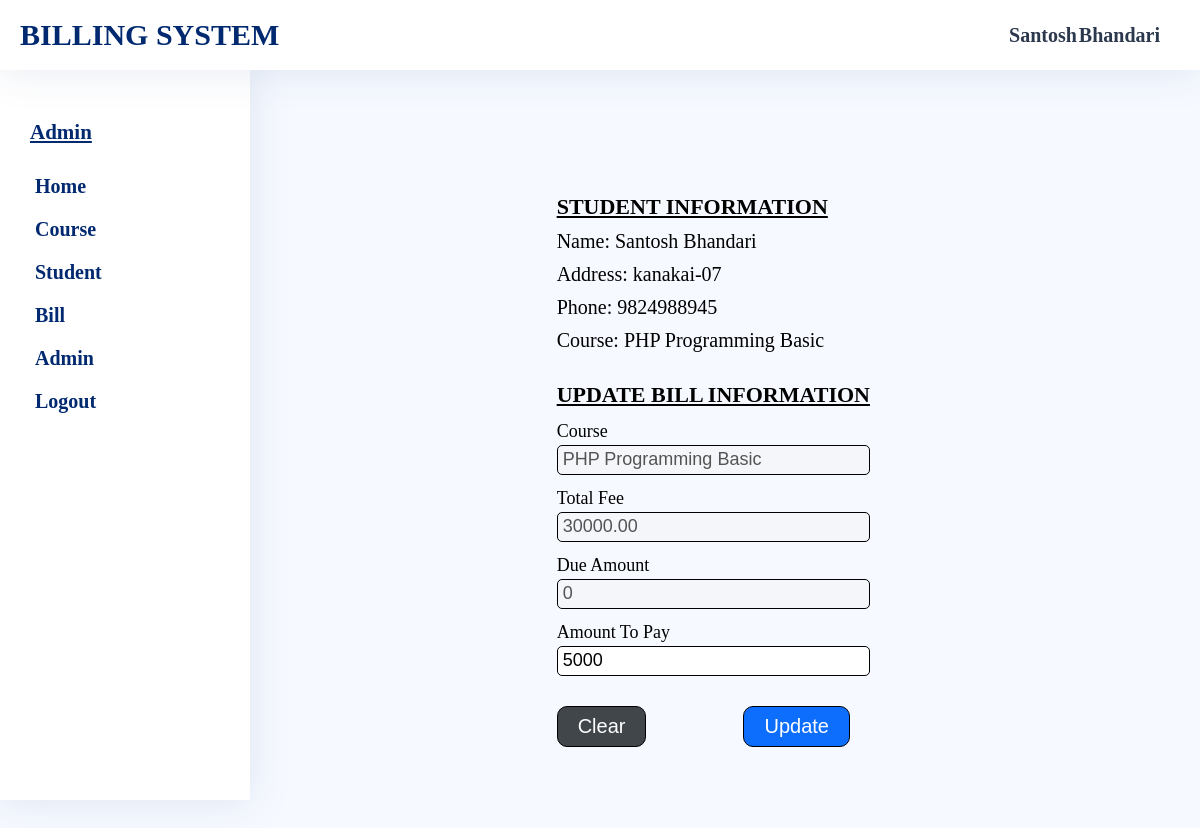
Page /admin/edit-bill.php?phone=9824988945&date=2023-10-13 10:21:50 (signed in) on the committed database.
### tables this page shows
CREATE TABLE `BillInfo` (
  `phone` varchar(15) NOT NULL,
  `cid` varchar(15) NOT NULL,
  `amount` decimal(10,2) NOT NULL,
  `tdate` datetime NOT NULL
);

CREATE TABLE `StudentInfo` (
  `phone` varchar(15) NOT NULL,
  `name` varchar(50) NOT NULL,
  `address` varchar(50) NOT NULL,
  `email` varchar(100) DEFAULT NULL,
  `gender` varchar(10) NOT NULL,
  `parentname` varchar(50) NOT NULL,
  `cid` varchar(15) NOT NULL
);

CREATE TABLE `CourseInfo` (
  `cid` varchar(15) NOT NULL,
  `cname` varchar(200) NOT NULL,
  `price` decimal(10,2) NOT NULL
);

### admin/edit-bill.php (the view, shortened to what this page needs)
<?php
    include_once "head.php";
?>
    <link rel="stylesheet" href="../assets/css/admin/common-style.css">
    <link rel="stylesheet" href="../assets/css/admin/studentbillform.css">
<?php
    include_once "sidebar.php";
?>
    <section class="main-container form-container">
        <div class="form-wrapper">
            <div class="studentinfo">
                <h3>Student Information</h3>
                <?php
                if($_SERVER['REQUEST_METHOD']=='GET'){
                    if(isset($_GET["phone"]) && isset($_GET['date'])){
                        $phone=trim($_GET["phone"]);
                        $tdate=trim($_GET['date']);
                        $read="SELECT * FROM StudentInfo,CourseInfo,BillInfo WHERE CourseInfo.cid=StudentInfo.cid AND BillInfo.phone=StudentInfo.phone AND StudentInfo.phone ='$phone' AND tdate='$tdate';";
                        if($result=$con->query($read)){
                            if($result->num_rows>0){
                                while($row=$result->fetch_assoc()){
                                    $name=$row["name"];
                                    $address=$row["address"];
                                    $phone=$row['phone'];
                                    $course=$row['cname'];
                                    $amount=$row['amount'];
                                    $courseprice=$row['price'];
                                }
                                $read="SELECT * FROM BillInfo WHERE phone='$phone';";
                                if($result=$con->query($read)){
                                    $totalpaidamount=0;
                                    if($result->num_rows>0){
                                        while($row=$result->fetch_assoc()){
                                            $totalpaidamount+=(float)$row["amount"];
                                        }
                                    }
                                }
                            }
                        }
                    }
                }
                ?>
                <p class='name'>Name: <?=$name?></p>
                <p class='address'>Address: <?=$address?></p>
                <p class='phone'>Phone: <?=$phone?></p>
                <p class='phone'>Course: <?=$course?></p>
            </div>
            <form class="form" method="post">
                <h3>Update Bill Information</h3>
                <label for="course">Course</label>
                <input type="text" id="course" name="course" required value='<?=$course?>' disabled/>
                <label for="totalfee">Total Fee</label>
                <input type="number" id="totalfee" name="totalfee" value='<?=$courseprice?>' required disabled/>
                <label for="dueamount">Due Amount</label>
                <input type="number" id="dueamount" name="dueamount" value='<?=($courseprice-$totalpaidamount)?>' required disabled/>
                <label for="amount">Amount To Pay</label>
                <input type="number" id="amount" name="amount" value='<?=(int)$amount?>' required/>
                <div class="btn-wrapper">
                    <button type="reset">Clear</button>
                    <button type="submit">Update</button>
                </div>
            </form>
            </div>
    </section>
   </main>
</body>
</html>

### assets/css/admin/common-style.css (style rules this page uses)
* { margin: 0; padding: 0; box-sizing: border-box; }
body { background-color: #f6f9ff; }
.main-container { min-height: 100vh; margin: 70px 0 0 260px; padding: 20px; }

### assets/css/admin/studentbillform.css (style rules this page uses)
.form-container { display: flex; justify-content: center; align-items: center; width: 100%; }
.studentinfo { margin: 20px 0; }
.studentinfo p { margin: 10px 0; font-size: 20px; }
.form-wrapper form { display: flex; flex-direction: column; }
.form h3,.studentinfo h3 { margin: 10px 0; font-size: 22px; text-decoration: underline; text-transform: uppercase; }
.form label { font-size: 18px; margin: 3px 0; }
.form input { height: 30px; border-radius: 5px; outline: none; padding: 0px 5px; font-size: 18px; border: 1px solid #000; margin-bottom: 10px; }
.btn-wrapper { margin: 20px 0; display: flex; justify-content: space-between; }
.btn-wrapper button,.btn-wrapper button:nth-child(1):hover { margin-right:20px; background: #0d6efd; color:#fff; font-size: 20px; font-weight: 400; padding: 8px 20px; border: 1px solid #000; border-radius: 10px; cursor: pointer; }
form div { text-align: right; }
.btn-wrapper button:hover,.btn-wrapper button:nth-child(1) { background:#41464b; }

### rows in the picture
billinfo: phone.name "Santosh Bhandari", phone.address "kanakai-07", phone "9824988945", cid.cname "PHP Programming Basic", course "PHP Programming Basic", totalfee "30000.00", dueamount "0", amount "5000"

### other values in the picture
$_SESSION['adminfullname'] "Santosh Bhandari"
